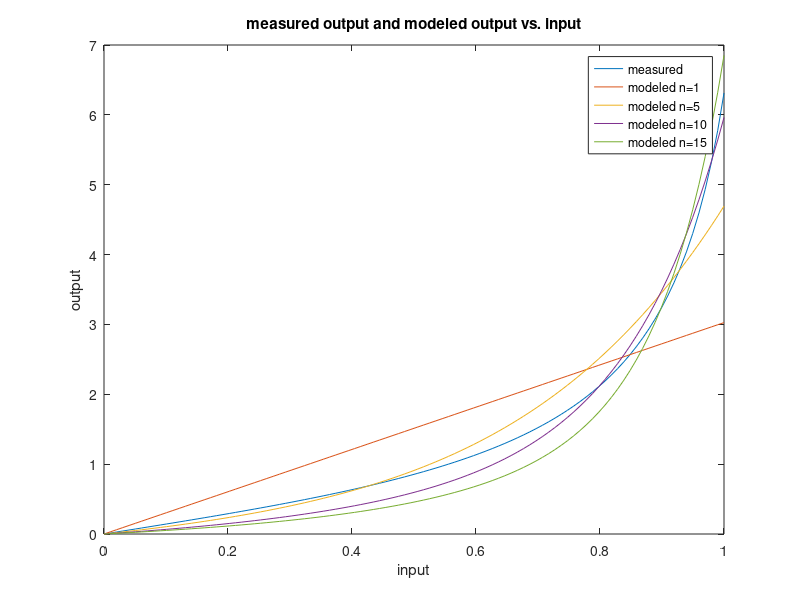

MATLAB code to generate this figure:
u = linspace(0,1,100);
y = tan(u*0.9*pi/2);
h = y';
t = u';
x = 0;
Y_hat_list = [];
for n = [1:20]
 x = x + t.^n;
 T_hat = (x'*x)\x'*h;
 Y_hat = T_hat * x;
 Y_hat_list = [Y_hat_list, Y_hat];
end
figure(1)
plot( u, y, u, Y_hat_list(:,1), u, Y_hat_list(:,5), u, Y_hat_list(:,10), u, Y_hat_list(:,15))
title('measured output and modeled output vs. input')
xlabel('input')
ylabel('output')
legend('measured','modeled n=1','modeled n=5','modeled n=10','modeled n=15')